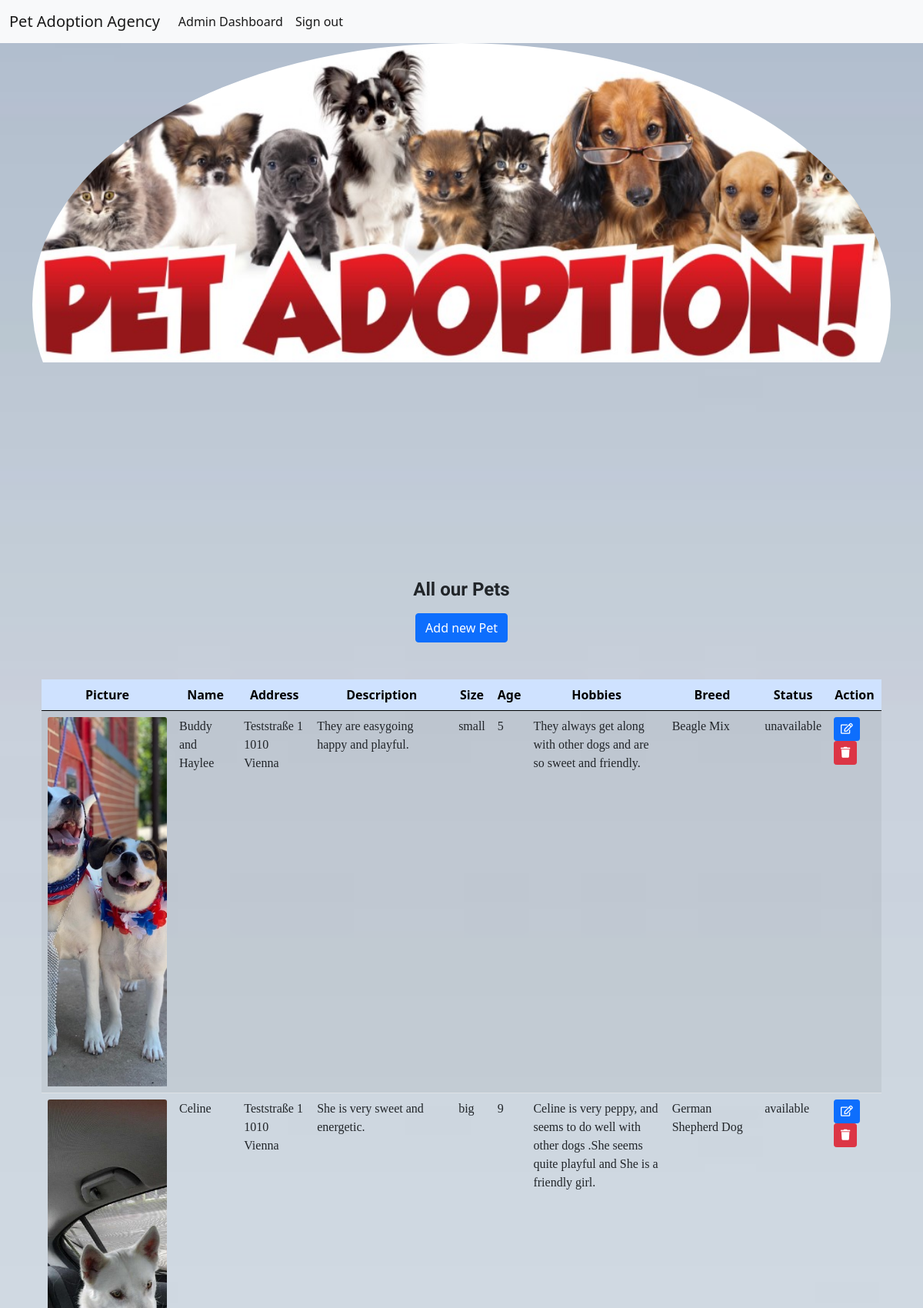
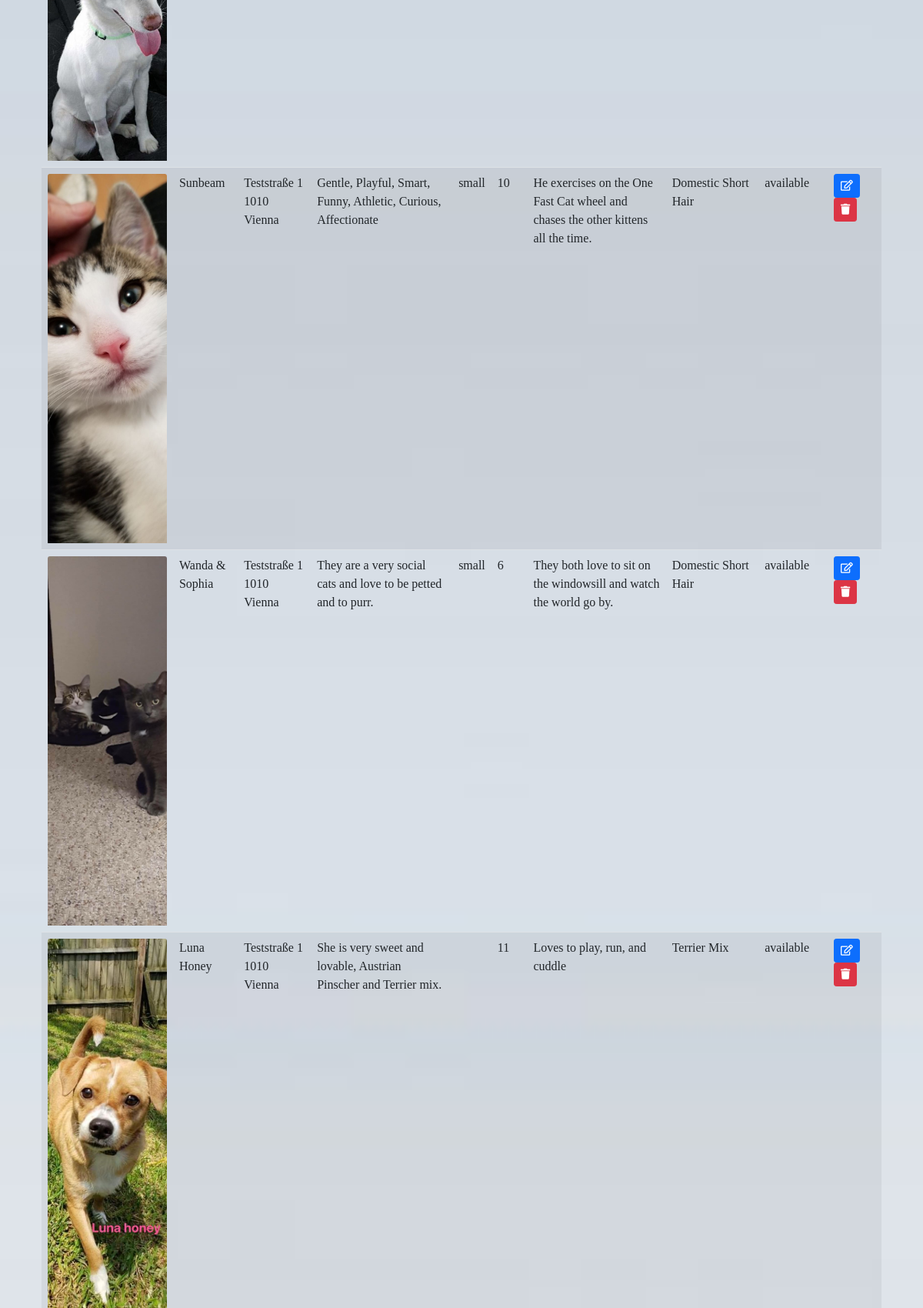
/products/index.php (signed in, upper part), run on the app's committed database (2 pictures, top to bottom).
### tables this page shows
CREATE TABLE `animals` (
  `animal_id` int(11) NOT NULL,
  `name` varchar(255) NOT NULL,
  `picture` varchar(255) DEFAULT NULL,
  `petaddress` varchar(255) NOT NULL,
  `description` varchar(255) NOT NULL,
  `size` enum('small','big') NOT NULL,
  `age` varchar(255) NOT NULL,
  `hobbies` varchar(255) NOT NULL,
  `breed` varchar(255) NOT NULL,
  `status` enum('available','unavailable') NOT NULL
);

### products/index.php (the view, shortened to what this page needs)
<?php
require_once '../components/db_connect.php';
$sql = "SELECT * FROM animals";
$result = mysqli_query($connect ,$sql);
$tbody='';
if(mysqli_num_rows($result)  > 0) {
    while($row = mysqli_fetch_array($result, MYSQLI_ASSOC)){
        $tbody .= "<tr>
            <td><img  src='pictures/" .$row['picture']."' class='card-img-top'</td>
            <td>" .$row['name']."</td>
            <td>" .$row['petaddress']."</td>
            <td>" .$row['description']."</td>
            <td>" .$row['size']."</td>
            <td>" .$row['age']."</td>
            <td>" .$row['hobbies']."</td>
            <td>" .$row['breed']."</td>
            <td>" .$row['status']."</td>
            <td>
            <a href='update.php?animal_id=" .$row['animal_id']."'><button class='btn btn-primary btn-sm' title='Edit Pet' type='button'><i class='far fa-edit'></i></button></a>
            <a href='delete.php?animal_id=" .$row['animal_id']."'><button class='btn btn-danger btn-sm' title='Delete Pet' type='button'><i class='fas fa-trash'></i></button></a></td>
            </tr>";
    };
} else {
    $tbody =  "<tr><td colspan='6'><center>No Data Available </center></td></tr>";
}
?>
<!DOCTYPE html>
<html lang="en">
    <head>
        <link rel="stylesheet" href="../style/style.css">
        <?php require_once '../components/boot.php'?>
      </head>
    <body>
    <?php require_once '../components/navigation3.php'?>
        <div class="container text-center">
        <h4 class="title  mb-3" > All our Pets</h4>
            <a href= "create.php"><button class='btn btn-primary mb-5'type="button" >Add new Pet</button></a>
            <div class="container">
            <table class='table table-striped'>
                <thead class='table-primary'>
                    <tr>
                        <th>Picture</th>
                        <th>Name</th>
                        <th>Address</th>
                        <th>Description</th>
                        <th>Size</th>
                        <th>Age</th>
                        <th>Hobbies</th>
                        <th>Breed</th>
                        <th>Status</th>
                        <th>Action</th>
                    </tr>
                </thead>
                <tbody>
                    <?= $tbody;?>
                </tbody>
            </table>
            </div>
        </div>
    </body>
</html>

### style/style.css (style rules this page uses)
tr { text-align: center; }
td, th { padding: 6px; border: 1px solid #ccc; text-align: left; }
td { font-family: "Segoe UI, sans-serif"; }
img { width: 150px; }
a:link, a:visited { text-decoration: none; }
.card-img-top { margin: 0 auto; width: 100%; height: 30rem; object-fit:cover; }
.title { font-family: 'Kaisei Decol', serif; font-weight: bolder; }
body { background-image: url("../pictures/body.jpg"); background-repeat: no-repeat; background-size: cover; background-attachment: fixed; }

### data on the page
animals: picture (picture), name "Buddy and Haylee", petaddress "Teststraße 1 1010 Vienna", description "They are easygoing happy and playful.", size "small", age "5", hobbies "They always get along with other dogs and are so sweet and friendly.", breed "Beagle Mix", status "unavailable"
animals: picture (picture), name "Celine", petaddress "Teststraße 1 1010 Vienna", description "She is very sweet and energetic.", size "big", age "9", hobbies "Celine is very peppy, and seems to do well with other dogs .She seems quite playful and She is a friendly girl.", breed "German Shepherd Dog", status "available"
animals: picture (picture), name "Sunbeam", petaddress "Teststraße 1 1010 Vienna", description "Gentle, Playful, Smart, Funny, Athletic, Curious, Affectionate", size "small", age "10", hobbies "He exercises on the One Fast Cat wheel and chases the other kittens all the time.", breed "Domestic Short Hair", status "available"
animals: picture (picture), name "Wanda & Sophia", petaddress "Teststraße 1 1010 Vienna", description "They are a very social cats and love to be petted and to purr.", size "small", age "6", hobbies "They both love to sit on the windowsill and watch the world go by.", breed "Domestic Short Hair", status "available"
animals: picture (picture), name "Luna Honey", petaddress "Teststraße 1 1010 Vienna", description "She is very sweet and lovable, Austrian Pinscher and Terrier mix.", age "11", hobbies "Loves to play, run, and cuddle", breed "Terrier Mix", status "available"
